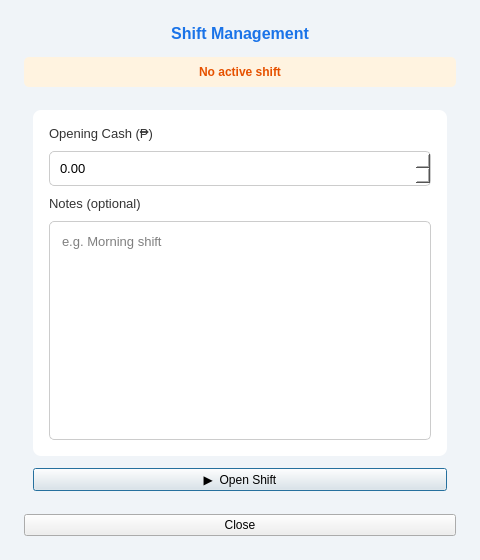
<?xml version="1.0" encoding="UTF-8"?>
<ui version="4.0">
 <class>ShiftDialog</class>
 <widget class="QDialog" name="ShiftDialog">
  <property name="geometry">
   <rect><x>0</x><y>0</y><width>480</width><height>560</height></rect>
  </property>
  <property name="windowTitle"><string>Shift Management</string></property>
  <property name="modal"><bool>true</bool></property>
  <property name="styleSheet">
   <string>QDialog{background:#f0f4f8;}
    QLabel#lblTitle{font-size:16px;font-weight:bold;color:#1a73e8;}
    QLabel{font-size:13px;color:#333;}
    QLineEdit,QDoubleSpinBox,QTextEdit{padding:8px;border:1px solid #ccc;border-radius:5px;font-size:13px;background:white;}
    QLineEdit:focus,QDoubleSpinBox:focus,QTextEdit:focus{border:2px solid #1a73e8;}
    QPushButton#btnPrimary{background:#1a73e8;color:white;border:none;border-radius:5px;font-size:14px;font-weight:bold;padding:10px;}
    QPushButton#btnPrimary:hover{background:#1558b0;}
    QPushButton#btnDanger{background:#e53935;color:white;border:none;border-radius:5px;font-size:14px;font-weight:bold;padding:10px;}
    QPushButton#btnDanger:hover{background:#b71c1c;}
    QPushButton#btnSecondary{background:#eee;color:#333;border:none;border-radius:5px;font-size:13px;padding:9px;}
    QPushButton#btnSecondary:hover{background:#ddd;}
    QFrame#cardFrame{background:white;border-radius:8px;}
    QComboBox{padding:8px;border:1px solid #ccc;border-radius:5px;font-size:13px;background:white;}
   </string>
  </property>

  <layout class="QVBoxLayout" name="mainLayout">
   <property name="leftMargin"><number>24</number></property>
   <property name="topMargin"><number>24</number></property>
   <property name="rightMargin"><number>24</number></property>
   <property name="bottomMargin"><number>24</number></property>
   <property name="spacing"><number>14</number></property>

   <!-- TITLE -->
   <item>
    <widget class="QLabel" name="lblTitle">
     <property name="text"><string>Shift Management</string></property>
     <property name="alignment"><set>Qt::AlignCenter</set></property>
    </widget>
   </item>

   <!-- STATUS BANNER -->
   <item>
    <widget class="QLabel" name="lblStatus">
     <property name="text"><string>No active shift</string></property>
     <property name="alignment"><set>Qt::AlignCenter</set></property>
     <property name="styleSheet"><string>background:#fff3e0;color:#e65100;border-radius:5px;padding:8px;font-weight:bold;font-size:12px;</string></property>
    </widget>
   </item>

   <!-- STACKED WIDGET — pages: 0=Start, 1=Active, 2=End Summary -->
   <item>
    <widget class="QStackedWidget" name="stackedWidget">

     <!-- PAGE 0: START SHIFT -->
     <widget class="QWidget" name="pageStart">
      <layout class="QVBoxLayout" name="startLayout">
       <property name="spacing"><number>12</number></property>
       <item>
        <widget class="QFrame" name="cardFrame">
         <layout class="QVBoxLayout" name="startCardLayout">
          <property name="leftMargin"><number>16</number></property>
          <property name="topMargin"><number>16</number></property>
          <property name="rightMargin"><number>16</number></property>
          <property name="bottomMargin"><number>16</number></property>
          <property name="spacing"><number>10</number></property>
          <item>
           <widget class="QLabel" name="lblOpeningCash">
            <property name="text"><string>Opening Cash (₱)</string></property>
           </widget>
          </item>
          <item>
           <widget class="QDoubleSpinBox" name="spinOpeningCash">
            <property name="minimum"><double>0.00</double></property>
            <property name="maximum"><double>999999.99</double></property>
            <property name="decimals"><number>2</number></property>
            <property name="value"><double>0.00</double></property>
           </widget>
          </item>
          <item>
           <widget class="QLabel" name="lblStartNotes">
            <property name="text"><string>Notes (optional)</string></property>
           </widget>
          </item>
          <item>
           <widget class="QTextEdit" name="txtStartNotes">
            <property name="maximumHeight"><number>70</number></property>
            <property name="placeholderText"><string>e.g. Morning shift</string></property>
           </widget>
          </item>
         </layout>
        </widget>
       </item>
       <item>
        <widget class="QPushButton" name="btnStartShift">
         <property name="objectName"><string>btnPrimary</string></property>
         <property name="text"><string>▶  Open Shift</string></property>
         <property name="minimumHeight"><number>46</number></property>
        </widget>
       </item>
      </layout>
     </widget>

     <!-- PAGE 1: ACTIVE SHIFT -->
     <widget class="QWidget" name="pageActive">
      <layout class="QVBoxLayout" name="activeLayout">
       <property name="spacing"><number>10</number></property>

       <!-- Session info card -->
       <item>
        <widget class="QFrame" name="cardFrame">
         <layout class="QVBoxLayout" name="infoCardLayout">
          <property name="leftMargin"><number>14</number></property>
          <property name="topMargin"><number>12</number></property>
          <property name="rightMargin"><number>14</number></property>
          <property name="bottomMargin"><number>12</number></property>
          <property name="spacing"><number>4</number></property>
          <item>
           <widget class="QLabel" name="lblSessionInfo">
            <property name="text"><string>Session info</string></property>
            <property name="styleSheet"><string>font-size:12px;color:#555;</string></property>
           </widget>
          </item>
          <item>
           <widget class="QLabel" name="lblSessionSales">
            <property name="text"><string>Sales this shift: ₱0.00  (0 transactions)</string></property>
            <property name="styleSheet"><string>font-size:13px;font-weight:bold;color:#2e7d32;</string></property>
           </widget>
          </item>
         </layout>
        </widget>
       </item>

       <!-- Cash Adjustment card -->
       <item>
        <widget class="QFrame" name="cardFrame">
         <layout class="QVBoxLayout" name="adjCardLayout">
          <property name="leftMargin"><number>14</number></property>
          <property name="topMargin"><number>12</number></property>
          <property name="rightMargin"><number>14</number></property>
          <property name="bottomMargin"><number>12</number></property>
          <property name="spacing"><number>8</number></property>
          <item>
           <widget class="QLabel">
            <property name="text"><string>Cash Adjustment</string></property>
            <property name="styleSheet"><string>font-weight:bold;color:#1a73e8;</string></property>
           </widget>
          </item>
          <item>
           <layout class="QHBoxLayout">
            <item>
             <widget class="QComboBox" name="cmbAdjType">
              <item><property name="text"><string>Cash In</string></property></item>
              <item><property name="text"><string>Cash Out</string></property></item>
             </widget>
            </item>
            <item>
             <widget class="QDoubleSpinBox" name="spinAdjAmount">
              <property name="minimum"><double>0.01</double></property>
              <property name="maximum"><double>999999.99</double></property>
              <property name="decimals"><number>2</number></property>
              <property name="value"><double>0.00</double></property>
             </widget>
            </item>
           </layout>
          </item>
          <item>
           <widget class="QLineEdit" name="txtAdjReason">
            <property name="placeholderText"><string>Reason (required)</string></property>
           </widget>
          </item>
          <item>
           <widget class="QPushButton" name="btnAddAdjustment">
            <property name="objectName"><string>btnSecondary</string></property>
            <property name="text"><string>+ Record Adjustment</string></property>
           </widget>
          </item>
         </layout>
        </widget>
       </item>

       <!-- End shift button -->
       <item>
        <widget class="QPushButton" name="btnGoEndShift">
         <property name="objectName"><string>btnDanger</string></property>
         <property name="text"><string>■  End Shift</string></property>
         <property name="minimumHeight"><number>46</number></property>
        </widget>
       </item>
      </layout>
     </widget>

     <!-- PAGE 2: END SHIFT SUMMARY -->
     <widget class="QWidget" name="pageEnd">
      <layout class="QVBoxLayout" name="endLayout">
       <property name="spacing"><number>10</number></property>
       <item>
        <widget class="QFrame" name="cardFrame">
         <layout class="QVBoxLayout" name="endCardLayout">
          <property name="leftMargin"><number>14</number></property>
          <property name="topMargin"><number>12</number></property>
          <property name="rightMargin"><number>14</number></property>
          <property name="bottomMargin"><number>12</number></property>
          <property name="spacing"><number>6</number></property>
          <item>
           <widget class="QLabel" name="lblEndSummary">
            <property name="text"><string>Shift Summary</string></property>
            <property name="styleSheet"><string>font-weight:bold;color:#1a73e8;</string></property>
           </widget>
          </item>
          <item>
           <widget class="QLabel" name="lblEndDetails">
            <property name="text"><string></string></property>
            <property name="styleSheet"><string>font-size:12px;color:#444;line-height:1.6;</string></property>
           </widget>
          </item>
          <item>
           <widget class="QLabel" name="lblClosingCash">
            <property name="text"><string>Actual Cash in Drawer (₱)</string></property>
           </widget>
          </item>
          <item>
           <widget class="QDoubleSpinBox" name="spinClosingCash">
            <property name="minimum"><double>0.00</double></property>
            <property name="maximum"><double>999999.99</double></property>
            <property name="decimals"><number>2</number></property>
            <property name="value"><double>0.00</double></property>
           </widget>
          </item>
          <item>
           <widget class="QLabel" name="lblEndNotes">
            <property name="text"><string>Notes (optional)</string></property>
           </widget>
          </item>
          <item>
           <widget class="QTextEdit" name="txtEndNotes">
            <property name="maximumHeight"><number>60</number></property>
           </widget>
          </item>
         </layout>
        </widget>
       </item>
       <item>
        <layout class="QHBoxLayout">
         <item>
          <widget class="QPushButton" name="btnBackToActive">
           <property name="objectName"><string>btnSecondary</string></property>
           <property name="text"><string>← Back</string></property>
          </widget>
         </item>
         <item>
          <widget class="QPushButton" name="btnConfirmEnd">
           <property name="objectName"><string>btnDanger</string></property>
           <property name="text"><string>Confirm End Shift</string></property>
           <property name="minimumHeight"><number>46</number></property>
          </widget>
         </item>
        </layout>
       </item>
      </layout>
     </widget>

    </widget>
   </item>

   <!-- CLOSE BUTTON -->
   <item>
    <widget class="QPushButton" name="btnClose">
     <property name="objectName"><string>btnSecondary</string></property>
     <property name="text"><string>Close</string></property>
    </widget>
   </item>

  </layout>
 </widget>
</ui>
